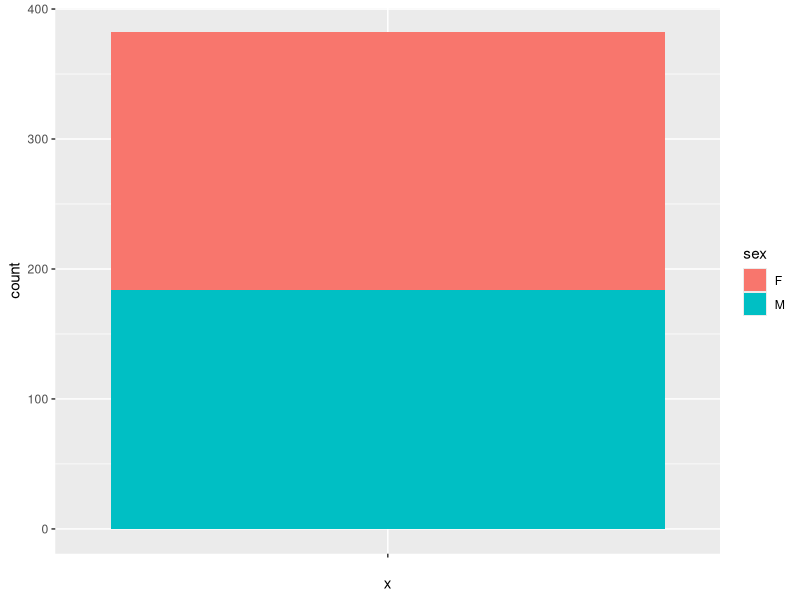
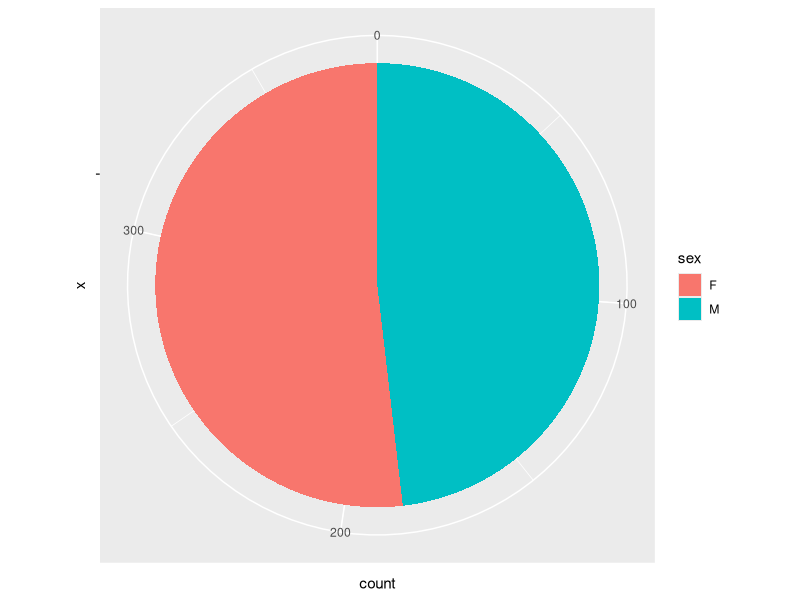
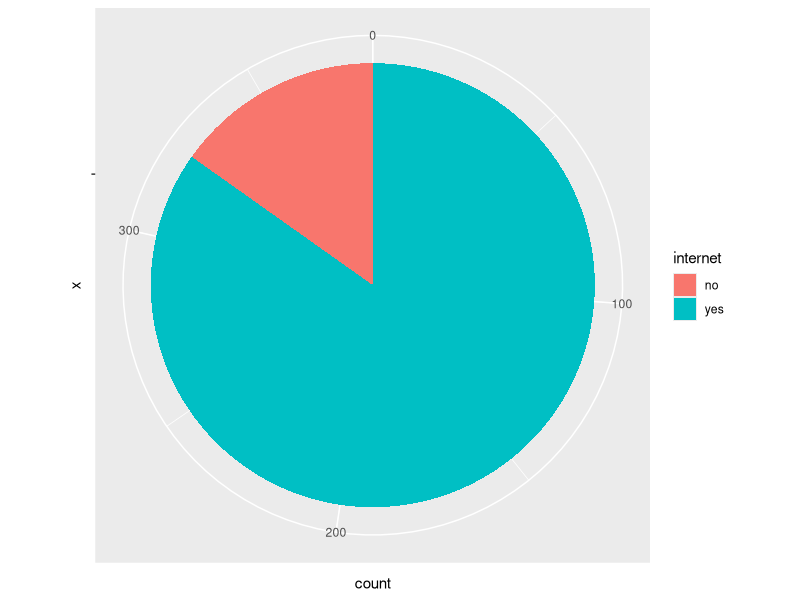
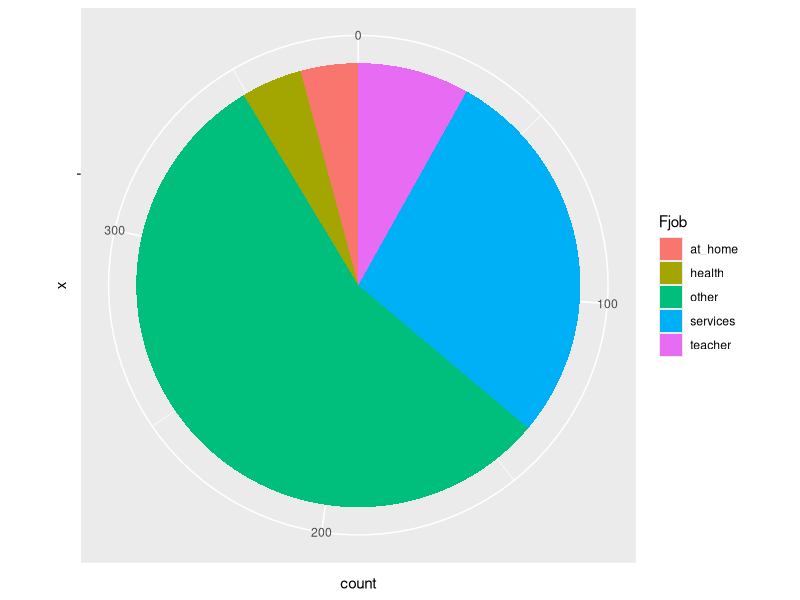

These figures' R source, in order:
## ---- chunk 1
knitr::opts_chunk$set(echo = TRUE)
## ---- chunk 2
library(dplyr)
library(ggplot2)
## ---- chunk 3
# dataset is loading and converting the character based data types to factors
setwd('D:/statistics')
df = read.csv('sperformance-dataset.csv',stringsAsFactors = F)

# converting the character type into factorial variables and see the conversion
indices <- c(1,2,4:6,9:14,18:23,34,38:43)

for(i in indices)
{
  df[[i]] <- as.factor(df[[i]])
}
## ---- chunk 4
# group the number of records based on sex 

df_sex = df %>% group_by(sex) %>% summarise(count=n())

# use the box plot to visualize the data

bp<- ggplot(df_sex, aes(x="", y=count, fill=sex))+
geom_bar(width = 1, stat = "identity")
bp


## ---- chunk 5


pie <- bp + coord_polar("y", start=0)
pie
## ---- chunk 6

# group the number of records based on sex 

df_internet = df %>% group_by(internet) %>% summarise(count=n())

# use the box plot to visualize the data

bp<- ggplot(df_internet, aes(x="", y=count, fill=internet))+
geom_bar(width = 1, stat = "identity")
bp <- bp + coord_polar("y", start=0)
bp


## ---- chunk 7

# group the number of records based on father's job 

df_Fjob = df %>% group_by(Fjob) %>% summarise(count=n())

# use the box plot to visualize the data

bp<- ggplot(df_Fjob, aes(x="", y=count, fill=Fjob))+
geom_bar(width = 1, stat = "identity")
bp <- bp + coord_polar("y", start=0)
bp


